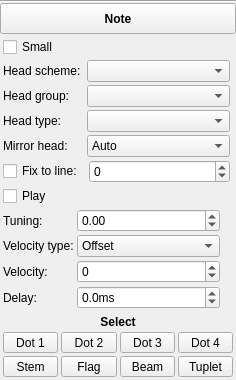
<?xml version="1.0" encoding="UTF-8"?>
<ui version="4.0">
 <class>InspectorNote</class>
 <widget class="QWidget" name="InspectorNote">
  <property name="geometry">
   <rect>
    <x>0</x>
    <y>0</y>
    <width>236</width>
    <height>380</height>
   </rect>
  </property>
  <property name="accessibleName">
   <string>Note Inspector</string>
  </property>
  <layout class="QVBoxLayout" name="verticalLayout">
   <property name="spacing">
    <number>0</number>
   </property>
   <property name="leftMargin">
    <number>0</number>
   </property>
   <property name="topMargin">
    <number>0</number>
   </property>
   <property name="rightMargin">
    <number>0</number>
   </property>
   <property name="bottomMargin">
    <number>0</number>
   </property>
   <item>
    <widget class="QFrame" name="frame">
     <property name="frameShape">
      <enum>QFrame::HLine</enum>
     </property>
     <property name="frameShadow">
      <enum>QFrame::Sunken</enum>
     </property>
    </widget>
   </item>
   <item>
    <widget class="QToolButton" name="title">
     <property name="sizePolicy">
      <sizepolicy hsizetype="Preferred" vsizetype="Preferred">
       <horstretch>0</horstretch>
       <verstretch>0</verstretch>
      </sizepolicy>
     </property>
     <property name="font">
      <font>
       <weight>75</weight>
       <bold>true</bold>
      </font>
     </property>
     <property name="text">
      <string>Note</string>
     </property>
    </widget>
   </item>
   <item>
    <widget class="QWidget" name="panel" native="true">
     <layout class="QGridLayout" name="gridLayout">
      <property name="leftMargin">
       <number>3</number>
      </property>
      <property name="topMargin">
       <number>3</number>
      </property>
      <property name="rightMargin">
       <number>3</number>
      </property>
      <property name="bottomMargin">
       <number>3</number>
      </property>
      <property name="spacing">
       <number>3</number>
      </property>
      <item row="11" column="2">
       <spacer name="verticalSpacer">
        <property name="orientation">
         <enum>Qt::Vertical</enum>
        </property>
        <property name="sizeType">
         <enum>QSizePolicy::MinimumExpanding</enum>
        </property>
       </spacer>
      </item>
      <item row="0" column="0" colspan="3">
       <widget class="QCheckBox" name="small">
        <property name="focusPolicy">
         <enum>Qt::TabFocus</enum>
        </property>
        <property name="text">
         <string>Small</string>
        </property>
       </widget>
      </item>
      <item row="2" column="3">
       <widget class="Ms::ResetButton" name="resetNoteHeadGroup" native="true">
        <property name="sizePolicy">
         <sizepolicy hsizetype="Fixed" vsizetype="Preferred">
          <horstretch>0</horstretch>
          <verstretch>0</verstretch>
         </sizepolicy>
        </property>
        <property name="accessibleName">
         <string>Reset 'Head group' value</string>
        </property>
       </widget>
      </item>
      <item row="13" column="0" colspan="4">
       <layout class="QHBoxLayout" name="horizontalLayout">
        <item>
         <widget class="QToolButton" name="dot1">
          <property name="sizePolicy">
           <sizepolicy hsizetype="Expanding" vsizetype="Fixed">
            <horstretch>0</horstretch>
            <verstretch>0</verstretch>
           </sizepolicy>
          </property>
          <property name="styleSheet">
           <string notr="true"/>
          </property>
          <property name="text">
           <string>Dot 1</string>
          </property>
         </widget>
        </item>
        <item>
         <widget class="QToolButton" name="dot2">
          <property name="sizePolicy">
           <sizepolicy hsizetype="Expanding" vsizetype="Fixed">
            <horstretch>0</horstretch>
            <verstretch>0</verstretch>
           </sizepolicy>
          </property>
          <property name="text">
           <string>Dot 2</string>
          </property>
         </widget>
        </item>
        <item>
         <widget class="QToolButton" name="dot3">
          <property name="sizePolicy">
           <sizepolicy hsizetype="Expanding" vsizetype="Fixed">
            <horstretch>0</horstretch>
            <verstretch>0</verstretch>
           </sizepolicy>
          </property>
          <property name="text">
           <string>Dot 3</string>
          </property>
         </widget>
        </item>
        <item>
         <widget class="QToolButton" name="dot4">
          <property name="sizePolicy">
           <sizepolicy hsizetype="Expanding" vsizetype="Fixed">
            <horstretch>0</horstretch>
            <verstretch>0</verstretch>
           </sizepolicy>
          </property>
          <property name="text">
           <string>Dot 4</string>
          </property>
         </widget>
        </item>
       </layout>
      </item>
      <item row="3" column="3">
       <widget class="Ms::ResetButton" name="resetNoteHeadType" native="true">
        <property name="sizePolicy">
         <sizepolicy hsizetype="Fixed" vsizetype="Preferred">
          <horstretch>0</horstretch>
          <verstretch>0</verstretch>
         </sizepolicy>
        </property>
        <property name="accessibleName">
         <string>Reset 'Head type' value</string>
        </property>
       </widget>
      </item>
      <item row="4" column="2">
       <widget class="QComboBox" name="mirrorHead">
        <property name="sizePolicy">
         <sizepolicy hsizetype="Expanding" vsizetype="Fixed">
          <horstretch>0</horstretch>
          <verstretch>0</verstretch>
         </sizepolicy>
        </property>
        <property name="accessibleName">
         <string>Mirror head</string>
        </property>
        <item>
         <property name="text">
          <string>Auto</string>
         </property>
        </item>
        <item>
         <property name="text">
          <string>Left</string>
         </property>
        </item>
        <item>
         <property name="text">
          <string>Right</string>
         </property>
        </item>
       </widget>
      </item>
      <item row="4" column="0">
       <widget class="QLabel" name="label">
        <property name="text">
         <string>Mirror head:</string>
        </property>
        <property name="alignment">
         <set>Qt::AlignLeading|Qt::AlignLeft|Qt::AlignVCenter</set>
        </property>
        <property name="buddy">
         <cstring>mirrorHead</cstring>
        </property>
       </widget>
      </item>
      <item row="6" column="3">
       <widget class="Ms::ResetButton" name="resetPlay" native="true">
        <property name="sizePolicy">
         <sizepolicy hsizetype="Fixed" vsizetype="Preferred">
          <horstretch>0</horstretch>
          <verstretch>0</verstretch>
         </sizepolicy>
        </property>
        <property name="accessibleName">
         <string>Reset 'Play' value</string>
        </property>
       </widget>
      </item>
      <item row="12" column="0" colspan="4">
       <widget class="QLabel" name="label_2">
        <property name="font">
         <font>
          <weight>75</weight>
          <bold>true</bold>
         </font>
        </property>
        <property name="text">
         <string>Select</string>
        </property>
        <property name="alignment">
         <set>Qt::AlignCenter</set>
        </property>
       </widget>
      </item>
      <item row="14" column="0" colspan="4">
       <layout class="QHBoxLayout" name="horizontalLayout_3">
        <item>
         <widget class="QToolButton" name="stem">
          <property name="sizePolicy">
           <sizepolicy hsizetype="Expanding" vsizetype="Fixed">
            <horstretch>0</horstretch>
            <verstretch>0</verstretch>
           </sizepolicy>
          </property>
          <property name="text">
           <string>Stem</string>
          </property>
         </widget>
        </item>
        <item>
         <widget class="QToolButton" name="hook">
          <property name="sizePolicy">
           <sizepolicy hsizetype="Expanding" vsizetype="Fixed">
            <horstretch>0</horstretch>
            <verstretch>0</verstretch>
           </sizepolicy>
          </property>
          <property name="text">
           <string>Flag</string>
          </property>
         </widget>
        </item>
        <item>
         <widget class="QToolButton" name="beam">
          <property name="sizePolicy">
           <sizepolicy hsizetype="Expanding" vsizetype="Fixed">
            <horstretch>0</horstretch>
            <verstretch>0</verstretch>
           </sizepolicy>
          </property>
          <property name="text">
           <string>Beam</string>
          </property>
         </widget>
        </item>
        <item>
         <widget class="QToolButton" name="tuplet">
          <property name="sizePolicy">
           <sizepolicy hsizetype="Expanding" vsizetype="Fixed">
            <horstretch>0</horstretch>
            <verstretch>0</verstretch>
           </sizepolicy>
          </property>
          <property name="text">
           <string>Tuplet</string>
          </property>
         </widget>
        </item>
       </layout>
      </item>
      <item row="3" column="0">
       <widget class="QLabel" name="label_7">
        <property name="text">
         <string>Head type:</string>
        </property>
        <property name="alignment">
         <set>Qt::AlignLeading|Qt::AlignLeft|Qt::AlignVCenter</set>
        </property>
        <property name="buddy">
         <cstring>noteHeadType</cstring>
        </property>
       </widget>
      </item>
      <item row="0" column="3">
       <widget class="Ms::ResetButton" name="resetSmall" native="true">
        <property name="sizePolicy">
         <sizepolicy hsizetype="Fixed" vsizetype="Preferred">
          <horstretch>0</horstretch>
          <verstretch>0</verstretch>
         </sizepolicy>
        </property>
        <property name="accessibleName">
         <string>Reset 'Small' value</string>
        </property>
       </widget>
      </item>
      <item row="6" column="0" colspan="3">
       <widget class="QCheckBox" name="play">
        <property name="focusPolicy">
         <enum>Qt::TabFocus</enum>
        </property>
        <property name="text">
         <string>Play</string>
        </property>
       </widget>
      </item>
      <item row="1" column="0">
       <widget class="QLabel" name="label_headScheme">
        <property name="text">
         <string>Head scheme:</string>
        </property>
        <property name="alignment">
         <set>Qt::AlignLeading|Qt::AlignLeft|Qt::AlignVCenter</set>
        </property>
        <property name="buddy">
         <cstring>noteHeadScheme</cstring>
        </property>
       </widget>
      </item>
      <item row="1" column="2">
       <widget class="QComboBox" name="noteHeadScheme">
        <property name="sizePolicy">
         <sizepolicy hsizetype="Expanding" vsizetype="Fixed">
          <horstretch>0</horstretch>
          <verstretch>0</verstretch>
         </sizepolicy>
        </property>
        <property name="accessibleName">
         <string>Head scheme</string>
        </property>
       </widget>
      </item>
      <item row="1" column="3">
       <widget class="Ms::ResetButton" name="resetNoteHeadScheme" native="true">
        <property name="sizePolicy">
         <sizepolicy hsizetype="Fixed" vsizetype="Preferred">
          <horstretch>0</horstretch>
          <verstretch>0</verstretch>
         </sizepolicy>
        </property>
        <property name="accessibleName">
         <string>Reset 'Head scheme' value</string>
        </property>
       </widget>
      </item>
      <item row="2" column="2">
       <widget class="QComboBox" name="noteHeadGroup">
        <property name="sizePolicy">
         <sizepolicy hsizetype="Expanding" vsizetype="Fixed">
          <horstretch>0</horstretch>
          <verstretch>0</verstretch>
         </sizepolicy>
        </property>
        <property name="accessibleName">
         <string>Head group</string>
        </property>
        <property name="maxVisibleItems">
         <number>14</number>
        </property>
       </widget>
      </item>
      <item row="4" column="3">
       <widget class="Ms::ResetButton" name="resetMirrorHead" native="true">
        <property name="sizePolicy">
         <sizepolicy hsizetype="Fixed" vsizetype="Preferred">
          <horstretch>0</horstretch>
          <verstretch>0</verstretch>
         </sizepolicy>
        </property>
        <property name="accessibleName">
         <string>Reset 'Mirror head' value</string>
        </property>
       </widget>
      </item>
      <item row="3" column="2">
       <widget class="QComboBox" name="noteHeadType">
        <property name="sizePolicy">
         <sizepolicy hsizetype="Expanding" vsizetype="Fixed">
          <horstretch>0</horstretch>
          <verstretch>0</verstretch>
         </sizepolicy>
        </property>
        <property name="accessibleName">
         <string>Head type</string>
        </property>
       </widget>
      </item>
      <item row="2" column="0">
       <widget class="QLabel" name="label_6">
        <property name="text">
         <string>Head group:</string>
        </property>
        <property name="alignment">
         <set>Qt::AlignLeading|Qt::AlignLeft|Qt::AlignVCenter</set>
        </property>
        <property name="buddy">
         <cstring>noteHeadGroup</cstring>
        </property>
       </widget>
      </item>
      <item row="7" column="0" colspan="4">
       <widget class="QWidget" name="playWidget" native="true">
        <layout class="QGridLayout" name="gridLayout_2">
         <property name="leftMargin">
          <number>0</number>
         </property>
         <property name="topMargin">
          <number>0</number>
         </property>
         <property name="rightMargin">
          <number>0</number>
         </property>
         <property name="bottomMargin">
          <number>0</number>
         </property>
         <property name="spacing">
          <number>3</number>
         </property>
         <item row="2" column="2">
          <widget class="Ms::ResetButton" name="resetVelocityType" native="true">
           <property name="sizePolicy">
            <sizepolicy hsizetype="Fixed" vsizetype="Preferred">
             <horstretch>0</horstretch>
             <verstretch>0</verstretch>
            </sizepolicy>
           </property>
           <property name="minimumSize">
            <size>
             <width>10</width>
             <height>0</height>
            </size>
           </property>
           <property name="accessibleName">
            <string>Reset 'Velocity type' value</string>
           </property>
          </widget>
         </item>
         <item row="2" column="1">
          <widget class="QComboBox" name="velocityType">
           <property name="sizePolicy">
            <sizepolicy hsizetype="Expanding" vsizetype="Fixed">
             <horstretch>0</horstretch>
             <verstretch>0</verstretch>
            </sizepolicy>
           </property>
           <property name="accessibleName">
            <string>Velocity type</string>
           </property>
           <item>
            <property name="text">
             <string>Offset</string>
            </property>
           </item>
           <item>
            <property name="text">
             <string>User</string>
            </property>
           </item>
          </widget>
         </item>
         <item row="3" column="2">
          <widget class="Ms::ResetButton" name="resetVelocity" native="true">
           <property name="sizePolicy">
            <sizepolicy hsizetype="Fixed" vsizetype="Preferred">
             <horstretch>0</horstretch>
             <verstretch>0</verstretch>
            </sizepolicy>
           </property>
           <property name="minimumSize">
            <size>
             <width>10</width>
             <height>0</height>
            </size>
           </property>
           <property name="accessibleName">
            <string>Reset 'Velocity' value</string>
           </property>
          </widget>
         </item>
         <item row="1" column="1">
          <widget class="QDoubleSpinBox" name="tuning">
           <property name="sizePolicy">
            <sizepolicy hsizetype="Expanding" vsizetype="Fixed">
             <horstretch>0</horstretch>
             <verstretch>0</verstretch>
            </sizepolicy>
           </property>
           <property name="accessibleName">
            <string>Tuning</string>
           </property>
           <property name="minimum">
            <double>-300.000000000000000</double>
           </property>
           <property name="maximum">
            <double>300.000000000000000</double>
           </property>
           <property name="singleStep">
            <double>10.000000000000000</double>
           </property>
          </widget>
         </item>
         <item row="1" column="2">
          <widget class="Ms::ResetButton" name="resetTuning" native="true">
           <property name="sizePolicy">
            <sizepolicy hsizetype="Fixed" vsizetype="Preferred">
             <horstretch>0</horstretch>
             <verstretch>0</verstretch>
            </sizepolicy>
           </property>
           <property name="minimumSize">
            <size>
             <width>10</width>
             <height>0</height>
            </size>
           </property>
           <property name="accessibleName">
            <string>Reset 'Tuning' value</string>
           </property>
          </widget>
         </item>
         <item row="2" column="0">
          <widget class="QLabel" name="label_8">
           <property name="text">
            <string>Velocity type:</string>
           </property>
           <property name="alignment">
            <set>Qt::AlignLeading|Qt::AlignLeft|Qt::AlignVCenter</set>
           </property>
          </widget>
         </item>
         <item row="3" column="1">
          <widget class="QSpinBox" name="velocity">
           <property name="sizePolicy">
            <sizepolicy hsizetype="Expanding" vsizetype="Fixed">
             <horstretch>0</horstretch>
             <verstretch>0</verstretch>
            </sizepolicy>
           </property>
           <property name="accessibleName">
            <string>Velocity</string>
           </property>
           <property name="minimum">
            <number>-127</number>
           </property>
           <property name="maximum">
            <number>127</number>
           </property>
          </widget>
         </item>
         <item row="3" column="0">
          <widget class="QLabel" name="label_9">
           <property name="text">
            <string>Velocity:</string>
           </property>
           <property name="alignment">
            <set>Qt::AlignLeading|Qt::AlignLeft|Qt::AlignVCenter</set>
           </property>
           <property name="buddy">
            <cstring>velocity</cstring>
           </property>
          </widget>
         </item>
         <item row="1" column="0">
          <widget class="QLabel" name="label_5">
           <property name="text">
            <string>Tuning:</string>
           </property>
           <property name="alignment">
            <set>Qt::AlignLeading|Qt::AlignLeft|Qt::AlignVCenter</set>
           </property>
           <property name="buddy">
            <cstring>tuning</cstring>
           </property>
          </widget>
         </item>
         <item row="4" column="0">
          <widget class="QLabel" name="label_delay">
           <property name="text">
            <string>Delay:</string>
           </property>
           <property name="alignment">
            <set>Qt::AlignLeading|Qt::AlignLeft|Qt::AlignVCenter</set>
           </property>
           <property name="buddy">
            <cstring>delay</cstring>
           </property>
          </widget>
         </item>
         <item row="4" column="1">
          <widget class="QDoubleSpinBox" name="delay">
           <property name="sizePolicy">
            <sizepolicy hsizetype="Expanding" vsizetype="Fixed">
             <horstretch>0</horstretch>
             <verstretch>0</verstretch>
            </sizepolicy>
           </property>
           <property name="toolTip">
            <string>Extra delay of the note-on in milliseconds (playback only)</string>
           </property>
           <property name="accessibleName">
            <string>Delay</string>
           </property>
           <property name="suffix">
            <string>ms</string>
           </property>
           <property name="decimals">
            <number>1</number>
           </property>
           <property name="minimum">
            <double>-1000.000000000000000</double>
           </property>
           <property name="maximum">
            <double>5000.000000000000000</double>
           </property>
           <property name="singleStep">
            <double>10.000000000000000</double>
           </property>
          </widget>
         </item>
         <item row="4" column="2">
          <widget class="Ms::ResetButton" name="resetDelay" native="true">
           <property name="sizePolicy">
            <sizepolicy hsizetype="Fixed" vsizetype="Preferred">
             <horstretch>0</horstretch>
             <verstretch>0</verstretch>
            </sizepolicy>
           </property>
           <property name="minimumSize">
            <size>
             <width>10</width>
             <height>0</height>
            </size>
           </property>
           <property name="accessibleName">
            <string>Reset 'Delay' value</string>
           </property>
          </widget>
         </item>
        </layout>
       </widget>
      </item>
      <item row="5" column="0" colspan="3">
       <layout class="QHBoxLayout" name="horizontalLayout_2">
        <property name="spacing">
         <number>3</number>
        </property>
        <item>
         <widget class="QCheckBox" name="fixed">
          <property name="sizePolicy">
           <sizepolicy hsizetype="Fixed" vsizetype="Fixed">
            <horstretch>0</horstretch>
            <verstretch>0</verstretch>
           </sizepolicy>
          </property>
          <property name="focusPolicy">
           <enum>Qt::TabFocus</enum>
          </property>
          <property name="text">
           <string>Fix to line:</string>
          </property>
         </widget>
        </item>
        <item>
         <widget class="Ms::ResetButton" name="resetFixed" native="true">
          <property name="sizePolicy">
           <sizepolicy hsizetype="Fixed" vsizetype="Preferred">
            <horstretch>0</horstretch>
            <verstretch>0</verstretch>
           </sizepolicy>
          </property>
          <property name="accessibleName">
           <string>Reset 'Fix to line' value</string>
          </property>
         </widget>
        </item>
        <item>
         <widget class="QSpinBox" name="fixedLine">
          <property name="sizePolicy">
           <sizepolicy hsizetype="Expanding" vsizetype="Fixed">
            <horstretch>0</horstretch>
            <verstretch>0</verstretch>
           </sizepolicy>
          </property>
          <property name="accessibleName">
           <string>Line</string>
          </property>
          <property name="minimum">
           <number>-20</number>
          </property>
          <property name="maximum">
           <number>30</number>
          </property>
         </widget>
        </item>
       </layout>
      </item>
      <item row="5" column="3">
       <widget class="Ms::ResetButton" name="resetFixedLine" native="true">
        <property name="sizePolicy">
         <sizepolicy hsizetype="Fixed" vsizetype="Preferred">
          <horstretch>0</horstretch>
          <verstretch>0</verstretch>
         </sizepolicy>
        </property>
        <property name="accessibleName">
         <string>Reset 'Line' value</string>
        </property>
       </widget>
      </item>
     </layout>
    </widget>
   </item>
  </layout>
 </widget>
 <customwidgets>
  <customwidget>
   <class>Ms::ResetButton</class>
   <extends>QWidget</extends>
   <header>inspector/resetButton.h</header>
   <container>1</container>
  </customwidget>
 </customwidgets>
 <tabstops>
  <tabstop>title</tabstop>
  <tabstop>small</tabstop>
  <tabstop>noteHeadScheme</tabstop>
  <tabstop>noteHeadGroup</tabstop>
  <tabstop>noteHeadType</tabstop>
  <tabstop>mirrorHead</tabstop>
  <tabstop>fixed</tabstop>
  <tabstop>fixedLine</tabstop>
  <tabstop>play</tabstop>
  <tabstop>tuning</tabstop>
  <tabstop>velocityType</tabstop>
  <tabstop>velocity</tabstop>
  <tabstop>dot1</tabstop>
  <tabstop>dot2</tabstop>
  <tabstop>dot3</tabstop>
  <tabstop>dot4</tabstop>
  <tabstop>stem</tabstop>
  <tabstop>hook</tabstop>
  <tabstop>beam</tabstop>
  <tabstop>tuplet</tabstop>
 </tabstops>
 <resources/>
 <connections>
  <connection>
   <sender>fixed</sender>
   <signal>toggled(bool)</signal>
   <receiver>fixedLine</receiver>
   <slot>setEnabled(bool)</slot>
   <hints>
    <hint type="sourcelabel">
     <x>20</x>
     <y>20</y>
    </hint>
    <hint type="destinationlabel">
     <x>20</x>
     <y>20</y>
    </hint>
   </hints>
  </connection>
  <connection>
   <sender>play</sender>
   <signal>toggled(bool)</signal>
   <receiver>playWidget</receiver>
   <slot>setVisible(bool)</slot>
   <hints>
    <hint type="sourcelabel">
     <x>20</x>
     <y>20</y>
    </hint>
    <hint type="destinationlabel">
     <x>20</x>
     <y>20</y>
    </hint>
   </hints>
  </connection>
 </connections>
</ui>
